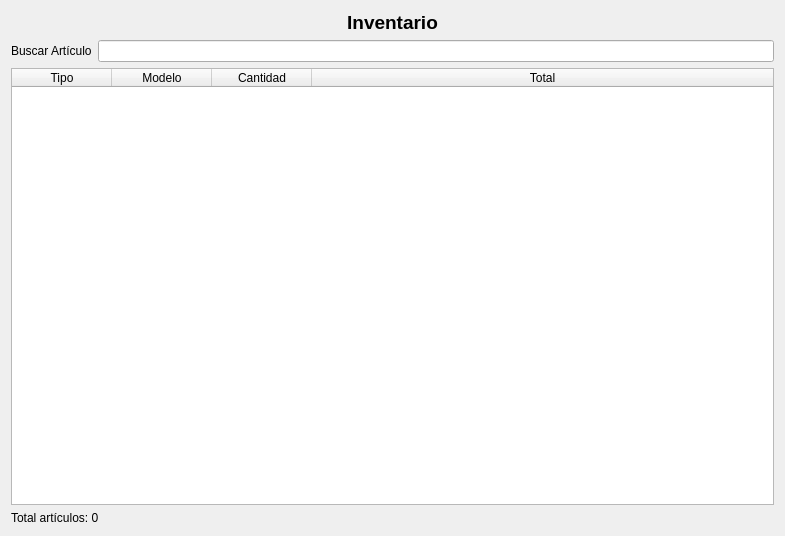
<?xml version="1.0" encoding="UTF-8"?>
<ui version="4.0">
 <class>wdgInventario</class>
 <widget class="QWidget" name="wdgInventario">
  <property name="geometry">
   <rect>
    <x>0</x>
    <y>0</y>
    <width>785</width>
    <height>536</height>
   </rect>
  </property>
  <property name="windowTitle">
   <string>Form</string>
  </property>
  <layout class="QHBoxLayout" name="horizontalLayout_2">
   <item>
    <layout class="QVBoxLayout" name="verticalLayout">
     <item>
      <widget class="QLabel" name="lbl">
       <property name="font">
        <font>
         <pointsize>14</pointsize>
         <weight>75</weight>
         <bold>true</bold>
        </font>
       </property>
       <property name="text">
        <string>Inventario</string>
       </property>
       <property name="alignment">
        <set>Qt::AlignCenter</set>
       </property>
      </widget>
     </item>
     <item>
      <layout class="QHBoxLayout" name="horizontalLayout">
       <item>
        <widget class="QLabel" name="lblBusqueda">
         <property name="text">
          <string>Buscar Artículo</string>
         </property>
        </widget>
       </item>
       <item>
        <widget class="QLineEdit" name="txtBusqueda"/>
       </item>
      </layout>
     </item>
     <item>
      <widget class="QTableWidget" name="table">
       <attribute name="horizontalHeaderStretchLastSection">
        <bool>true</bool>
       </attribute>
       <attribute name="verticalHeaderCascadingSectionResizes">
        <bool>false</bool>
       </attribute>
       <attribute name="horizontalHeaderStretchLastSection">
        <bool>true</bool>
       </attribute>
       <attribute name="verticalHeaderCascadingSectionResizes">
        <bool>false</bool>
       </attribute>
       <column>
        <property name="text">
         <string>Tipo</string>
        </property>
       </column>
       <column>
        <property name="text">
         <string>Modelo</string>
        </property>
       </column>
       <column>
        <property name="text">
         <string>Cantidad</string>
        </property>
       </column>
       <column>
        <property name="text">
         <string>Total</string>
        </property>
       </column>
      </widget>
     </item>
     <item>
      <widget class="QLabel" name="lblTotal">
       <property name="text">
        <string>Total artículos: 0</string>
       </property>
      </widget>
     </item>
    </layout>
   </item>
  </layout>
 </widget>
 <resources/>
 <connections/>
</ui>
